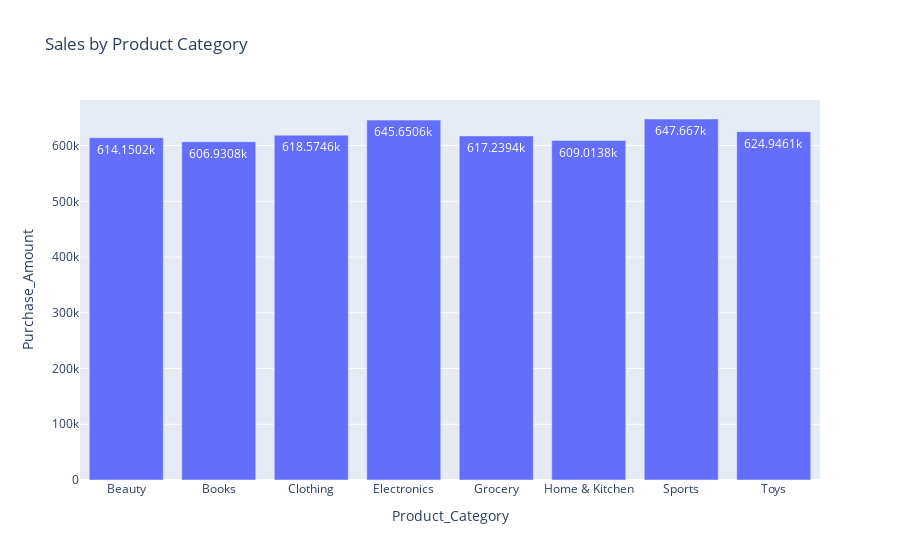

This figure's notebook cell:
### Code cell
# 1. Bar chart: Sales by Product Category
fig1 = px.bar(
    dash_df.groupby('Product_Category', as_index=False)['Purchase_Amount'].sum(),
    x='Product_Category',
    y='Purchase_Amount',
    title="Sales by Product Category",
    text_auto=True
)
fig1.update_traces(hovertemplate='Category: %{x}<br>Sales: %{y}')

### Figure 1 — Plotly figure (JSON) as saved in the notebook; plotly's stock layout.template omitted (floating-point values rounded to 4 significant figures)
{"data": [{"alignmentgroup": "True", "hovertemplate": "Category: %{x}<br>Sales: %{y}", "legendgroup": "", "marker": {"color": "#636efa", "pattern": {"shape": ""}}, "name": "", "offsetgroup": "", "orientation": "v", "showlegend": false, "textposition": "auto", "texttemplate": "%{y}", "type": "bar", "x": ["Beauty", "Books", "Clothing", "Electronics", "Grocery", "Home & Kitchen", "Sports", "Toys"], "xaxis": "x", "y": [614200.0, 606900.0, 618600.0, 645700.0, 617200.0, 609000.0, 647700.0, 624900.0], "yaxis": "y"}], "layout": {"barmode": "relative", "legend": {"tracegroupgap": 0}, "title": {"text": "Sales by Product Category"}, "xaxis": {"anchor": "y", "domain": [0, 1], "title": {"text": "Product_Category"}}, "yaxis": {"anchor": "x", "domain": [0, 1], "title": {"text": "Purchase_Amount"}}}}
